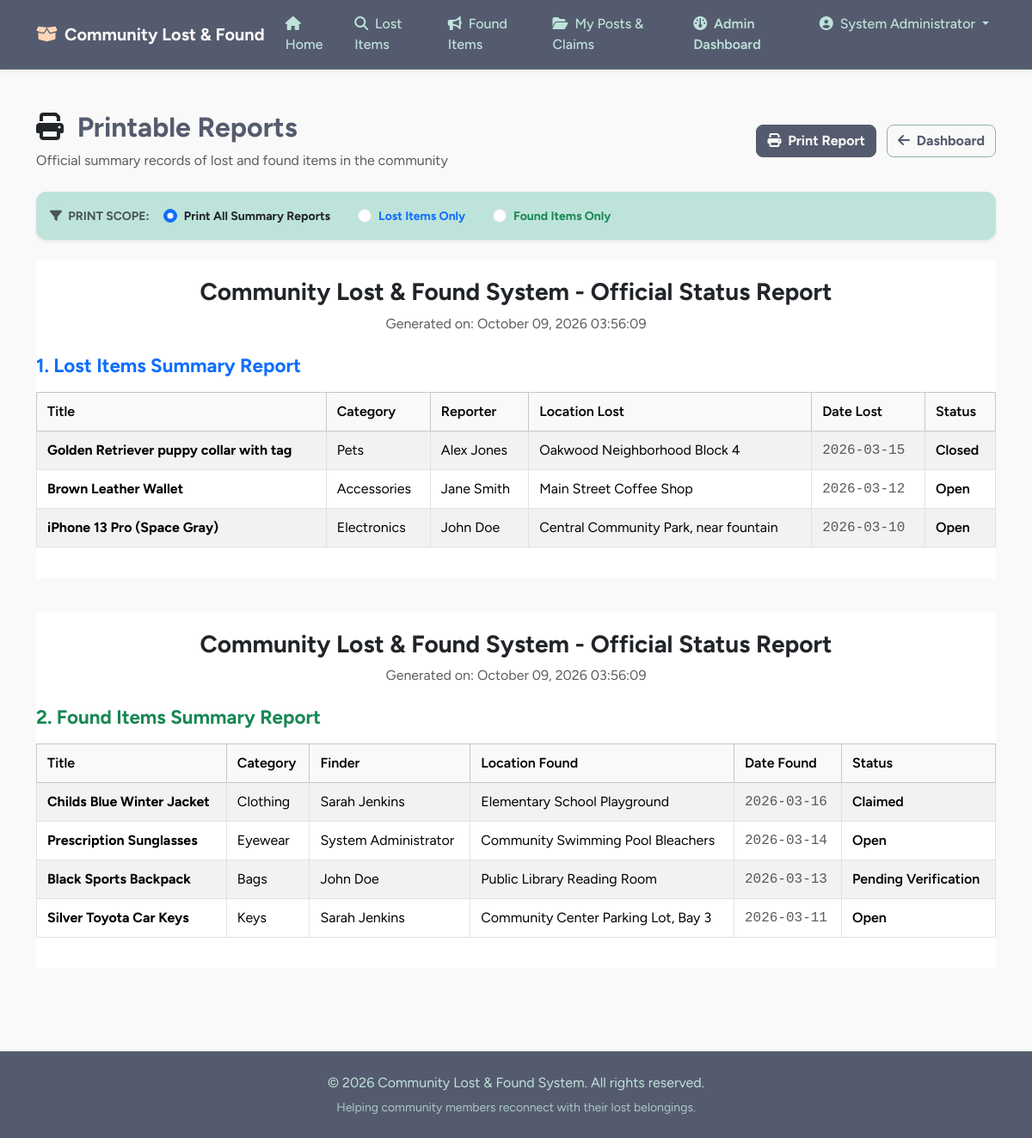
Screenshot of /admin/reports.php (signed in) with the database file from the repository.
### tables this page shows
CREATE TABLE `items` (
  `item_id` INT AUTO_INCREMENT PRIMARY KEY,
  `user_id` INT NOT NULL,
  `status_id` INT NOT NULL DEFAULT 1,
  `item_type` ENUM('Lost', 'Found') NOT NULL,
  `category_id` INT NOT NULL,
  `title` VARCHAR(150) NOT NULL,
  `description` TEXT NOT NULL,
  `location` VARCHAR(150) NOT NULL,
  `event_date` DATE NOT NULL,
  `created_at` TIMESTAMP DEFAULT CURRENT_TIMESTAMP,
  `updated_at` TIMESTAMP DEFAULT CURRENT_TIMESTAMP ON UPDATE CURRENT_TIMESTAMP,
  CONSTRAINT `fk_item_user` FOREIGN KEY (`user_id`) REFERENCES `users` (`user_id`) ON DELETE CASCADE,
  CONSTRAINT `fk_item_status` FOREIGN KEY (`status_id`) REFERENCES `i_status` (`status_id`) ON DELETE RESTRICT,
  CONSTRAINT `fk_item_category` FOREIGN KEY (`category_id`) REFERENCES `categories` (`category_id`) ON DELETE RESTRICT,
  INDEX `idx_item_type` (`item_type`)
);

CREATE TABLE `categories` (
  `category_id` INT AUTO_INCREMENT PRIMARY KEY,
  `category` VARCHAR(50) NOT NULL UNIQUE
);

CREATE TABLE `i_status` (
  `status_id` INT AUTO_INCREMENT PRIMARY KEY,
  `status` VARCHAR(30) NOT NULL UNIQUE
);

### admin/reports.php (the view, shortened to what this page needs)
<?php
require_once '../db.php';
$lostItems = $pdo->query("SELECT i.*, c.category, s.status, CONCAT(u.firstname, ' ', u.lastname) AS full_name
                          FROM items i
                          JOIN users u ON i.user_id = u.user_id
                          JOIN categories c ON i.category_id = c.category_id
                          JOIN i_status s ON i.status_id = s.status_id
                          WHERE i.item_type = 'Lost'
                          ORDER BY i.created_at DESC")->fetchAll();
$foundItems = $pdo->query("SELECT i.*, c.category, s.status, CONCAT(u.firstname, ' ', u.lastname) AS full_name
                           FROM items i
                           JOIN users u ON i.user_id = u.user_id
                           JOIN categories c ON i.category_id = c.category_id
                           JOIN i_status s ON i.status_id = s.status_id
                           WHERE i.item_type = 'Found'
                           ORDER BY i.created_at DESC")->fetchAll();
include '../header.php';
?>
<div class="container my-5">
    <div class="d-flex justify-content-between align-items-center mb-4 d-print-none">
        <div>
            <h2 class="fw-bold"><i class="fa-solid fa-print text-dark me-2"></i> Printable Reports</h2>
            <p class="text-muted mb-0">Official summary records of lost and found items in the community</p>
        </div>
        <div>
            <button onclick="runCleanPrint();" class="btn btn-dark fw-bold me-2" style="border-radius: 8px;"><i class="fa-solid fa-print me-1"></i> Print Report</button>
            <a href="dashboard.php" class="btn btn-outline-secondary fw-bold" style="border-radius: 8px;"><i class="fa-solid fa-arrow-left me-1"></i> Dashboard</a>
        </div>
    </div>
    <div class="card shadow-sm mb-4 bg-light border-0 d-print-none" style="border-radius: 12px;">
        <div class="card-body p-3 d-flex align-items-center gap-3">
            <span class="fw-bold small text-muted text-uppercase tracking-wider"><i class="fa-solid fa-filter me-1"></i> Print Scope:</span>
            <div class="form-check form-check-inline mb-0">
                <input class="form-check-input" type="radio" name="printScope" id="scopeAll" value="all" checked onclick="updatePrintScope('all');">
                <label class="form-check-label fw-bold small text-dark" for="scopeAll">Print All Summary Reports</label>
            </div>
            <div class="form-check form-check-inline mb-0">
                <input class="form-check-input" type="radio" name="printScope" id="scopeLost" value="lost" onclick="updatePrintScope('lost');">
                <label class="form-check-label fw-bold small text-primary" for="scopeLost">Lost Items Only</label>
            </div>
            <div class="form-check form-check-inline mb-0">
                <input class="form-check-input" type="radio" name="printScope" id="scopeFound" value="found" onclick="updatePrintScope('found');">
                <label class="form-check-label fw-bold small text-success" for="scopeFound">Found Items Only</label>
            </div>
        </div>
    </div>
    <div class="report-section section-lost" id="lostCard">
        <div class="text-center mb-4">
            <h3 class="fw-bold text-dark">Community Lost & Found System - Official Status Report</h3>
            <p class="text-muted mb-0">Generated on: <?php echo date('F d, Y H:i:s'); ?></p>
        </div>
        <h4 class="fw-bold text-primary mb-3" style="font-size: 1.4rem;">1. Lost Items Summary Report</h4>
        <div class="table-responsive">
            <table class="table table-striped table-bordered report-table align-middle">
                <thead class="table-light">
                    <tr>
                        <th>Title</th>
                        <th>Category</th>
                        <th>Reporter</th>
                        <th>Location Lost</th>
                        <th>Date Lost</th>
                        <th>Status</th>
                    </tr>
                </thead>
                <tbody>
                    <?php if (empty($lostItems)): ?>
                        <tr><td colspan="6" class="text-center py-3 text-muted">No lost items recorded in the system.</td></tr>
                    <?php else: ?>
                        <?php foreach ($lostItems as $item): ?>
                            <tr>
                                <td class="item-title"><?php echo htmlspecialchars($item['title']); ?></td>
                                <td><?php echo htmlspecialchars($item['category']); ?></td>
                                <td><?php echo htmlspecialchars($item['full_name']); ?></td>
                                <td><?php echo htmlspecialchars($item['location']); ?></td>
                                <td class="font-monospace text-muted"><?php echo htmlspecialchars($item['event_date']); ?></td>
                                <td class="fw-semibold"><?php echo htmlspecialchars($item['status']); ?></td>
                            </tr>
                        <?php endforeach; ?>
                    <?php endif; ?>
                </tbody>
            </table>
        </div>
    </div>
    <div class="report-section section-found" id="foundCard">
        <div class="text-center mb-4">
            <h3 class="fw-bold text-dark">Community Lost & Found System - Official Status Report</h3>
            <p class="text-muted mb-0">Generated on: <?php echo date('F d, Y H:i:s'); ?></p>
        </div>
        <h4 class="fw-bold text-success mb-3" style="font-size: 1.4rem;">2. Found Items Summary Report</h4>
        <div class="table-responsive">
            <table class="table table-striped table-bordered report-table align-middle">
                <thead class="table-light">
                    <tr>
                        <th>Title</th>
                        <th>Category</th>
                        <th>Finder</th>
                        <th>Location Found</th>
                        <th>Date Found</th>
                        <th>Status</th>
                    </tr>
                </thead>
                <tbody>
                    <?php if (empty($foundItems)): ?>
                        <tr><td colspan="6" class="text-center py-3 text-muted">No found items recorded in the system.</td></tr>
                    <?php else: ?>
                        <?php foreach ($foundItems as $item): ?>
                            <tr>
                                <td class="item-title"><?php echo htmlspecialchars($item['title']); ?></td>
                                <td><?php echo htmlspecialchars($item['category']); ?></td>
                                <td><?php echo htmlspecialchars($item['full_name']); ?></td>
                                <td><?php echo htmlspecialchars($item['location']); ?></td>
                                <td class="font-monospace text-muted"><?php echo htmlspecialchars($item['event_date']); ?></td>
                                <td class="fw-semibold"><?php echo htmlspecialchars($item['status']); ?></td>
                            </tr>
                        <?php endforeach; ?>
                    <?php endif; ?>
                </tbody>
            </table>
        </div>
    </div>
</div>
<?php include '../footer.php'; ?>

### header.php (style rules this page uses)
:root { --blue-slate: #555b6eff; --muted-teal: #89b0aeff; --frozen-water: #bee3dbff; --bright-snow: #faf9f9ff; --peach-fuzz: #ffd6baff; --ink: #3b3f4d; }
body { background-color: var(--bright-snow); color: var(--blue-slate); font-family: 'Figtree', system-ui, -apple-system, 'Segoe UI', sans-serif; display: flex; flex-direction: column; min-height: 100vh; }
.btn-outline-secondary, .btn-outline-success { border-color: var(--muted-teal); color: var(--blue-slate); font-weight: 600; border-radius: 999px; }
.btn-dark { background-color: var(--blue-slate); border-color: var(--blue-slate); color: var(--bright-snow); border-radius: 999px; font-weight: 600; }
.card { border: 1px solid var(--frozen-water); border-radius: 16px; background-color: #ffffff; box-shadow: 0 4px 20px rgba(85, 91, 110, 0.04); transition: transform 0.2s ease, box-shadow 0.2s ease; }
.bg-light { background-color: var(--frozen-water) !important; border-radius: 16px; }
.table { color: var(--blue-slate); }
.table-light { background-color: var(--frozen-water) !important; color: var(--ink); }
.table>:not(caption)>*>* { border-bottom-color: var(--frozen-water); }

### admin/reports.php (style rules this page uses)
.report-section { background: #fff; padding: 20px 0; margin-bottom: 40px; }
.report-table { width: 100% !important; border-collapse: collapse; }
.report-table th, .report-table td { padding: 10px 12px !important; text-align: left; vertical-align: middle !important; white-space: nowrap; }
.report-table th:nth-child(1), .report-table td:nth-child(1), .report-table th:nth-child(4), .report-table td:nth-child(4) { white-space: normal !important; word-break: break-word !important; }
.report-table th { font-weight: 600 !important; background-color: #f8f9fa !important; }
.report-table td.item-title { font-weight: 700 !important; color: #000; }
body[data-print-scope="all"] .section-found { page-break-before: always !important; }

### rows the page displays
items: title "Golden Retriever puppy collar with tag", category.category "Pets", full_name "Alex Jones", location "Oakwood Neighborhood Block 4", event_date "2026-03-15", status.status "Closed"
items: title "Brown Leather Wallet", category.category "Accessories", full_name "Jane Smith", location "Main Street Coffee Shop", event_date "2026-03-12", status.status "Open"
items: title "iPhone 13 Pro (Space Gray)", category.category "Electronics", full_name "John Doe", location "Central Community Park, near fountain", event_date "2026-03-10", status.status "Open"
items: title "Childs Blue Winter Jacket", category.category "Clothing", full_name "Sarah Jenkins", location "Elementary School Playground", event_date "2026-03-16", status.status "Claimed"
items: title "Prescription Sunglasses", category.category "Eyewear", full_name "System Administrator", location "Community Swimming Pool Bleachers", event_date "2026-03-14", status.status "Open"
items: title "Black Sports Backpack", category.category "Bags", full_name "John Doe", location "Public Library Reading Room", event_date "2026-03-13", status.status "Pending Verification"
items: title "Silver Toyota Car Keys", category.category "Keys", full_name "Sarah Jenkins", location "Community Center Parking Lot, Bay 3", event_date "2026-03-11", status.status "Open"

### other values shown
$_SESSION['full_name'] "System Administrator"
